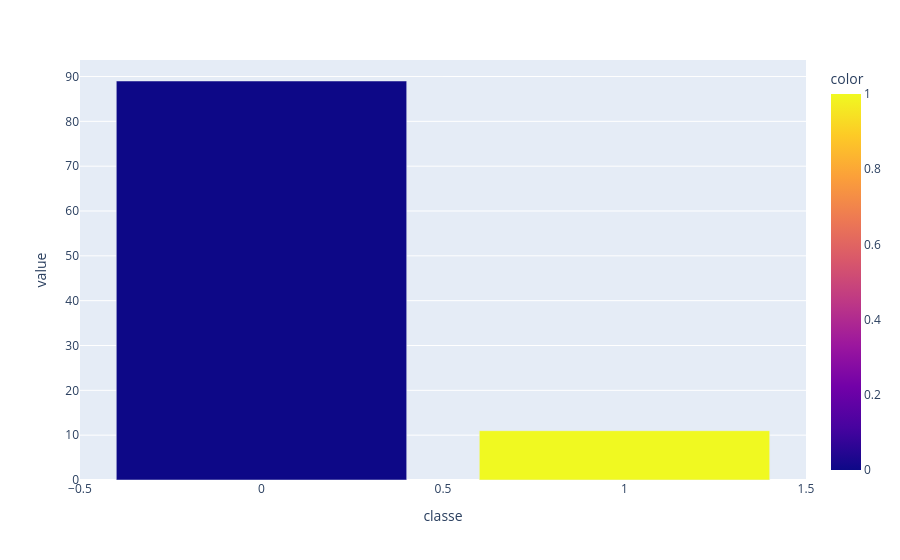

The notebook cell saved with this chart:
### Code cell
px.bar(percentual_target, color=percentual_target.index)

### Figure 1 — Plotly figure (JSON) as saved in the notebook; plotly's stock layout.template omitted (floating-point values rounded to 4 significant figures)
{"data": [{"hovertemplate": "classe=%{x}<br>value=%{y}<br>color=%{marker.color}<extra></extra>", "legendgroup": "", "marker": {"color": [0, 1], "coloraxis": "coloraxis", "pattern": {"shape": ""}}, "name": "", "orientation": "v", "showlegend": false, "textposition": "auto", "type": "bar", "x": [0, 1], "xaxis": "x", "y": [89.0, 11.0], "yaxis": "y"}], "layout": {"barmode": "relative", "coloraxis": {"colorbar": {"title": {"text": "color"}}, "colorscale": [[0, "#0d0887"], [0.1111, "#46039f"], [0.2222, "#7201a8"], [0.3333, "#9c179e"], [0.4444, "#bd3786"], [0.5556, "#d8576b"], [0.6667, "#ed7953"], [0.7778, "#fb9f3a"], [0.8889, "#fdca26"], [1, "#f0f921"]]}, "legend": {"tracegroupgap": 0}, "margin": {"t": 60}, "xaxis": {"anchor": "y", "domain": [0, 1], "title": {"text": "classe"}}, "yaxis": {"anchor": "x", "domain": [0, 1], "title": {"text": "value"}}}}
